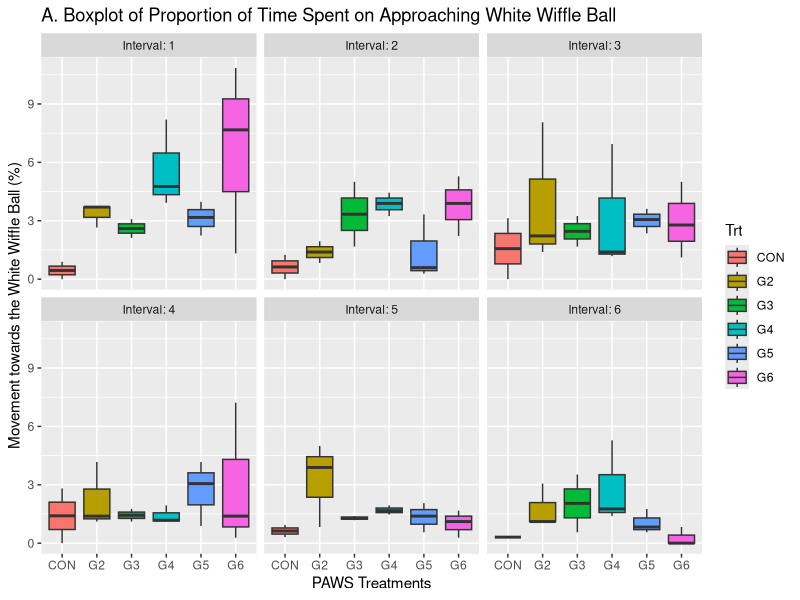
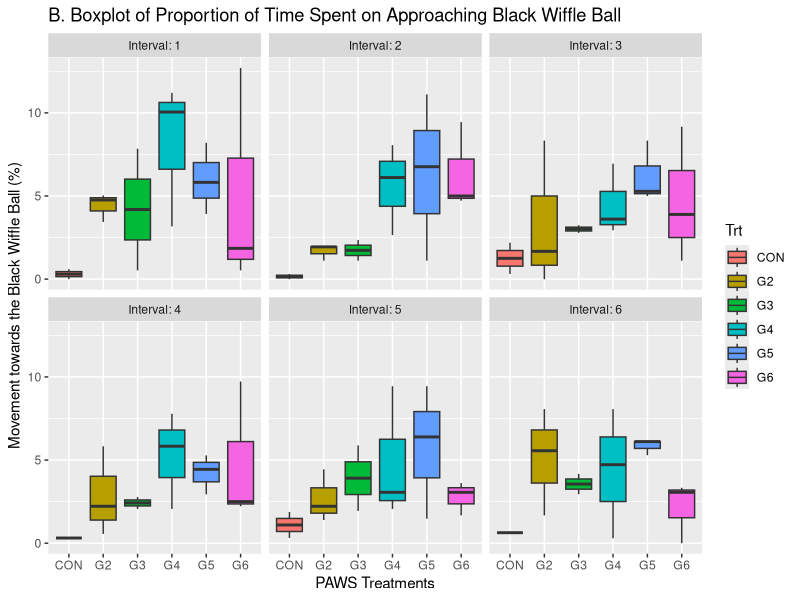
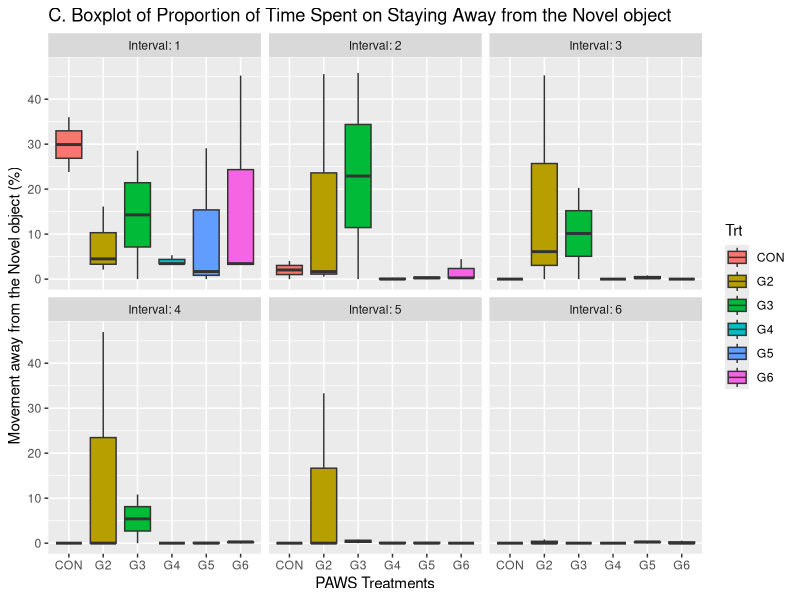
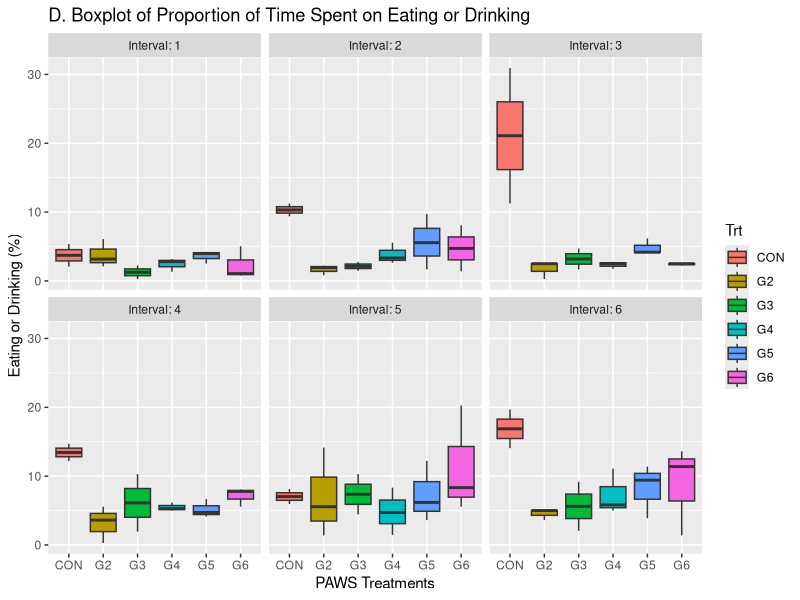
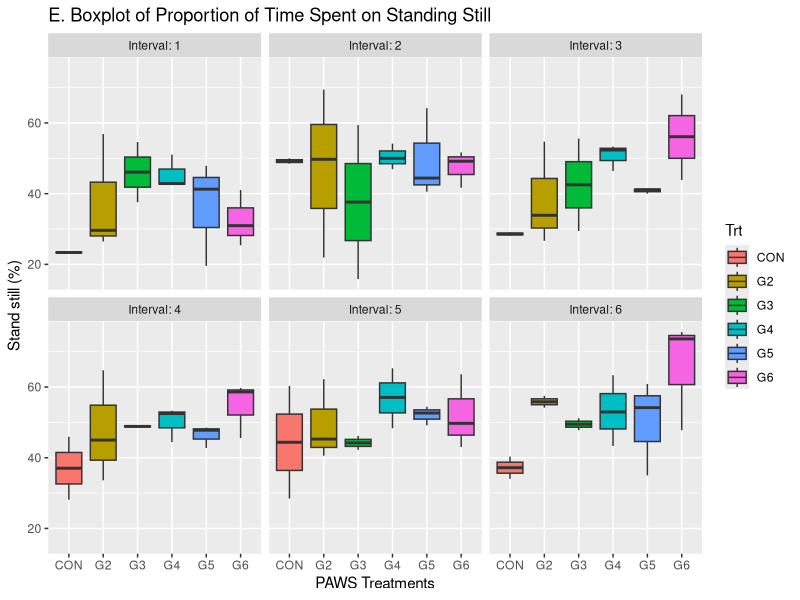
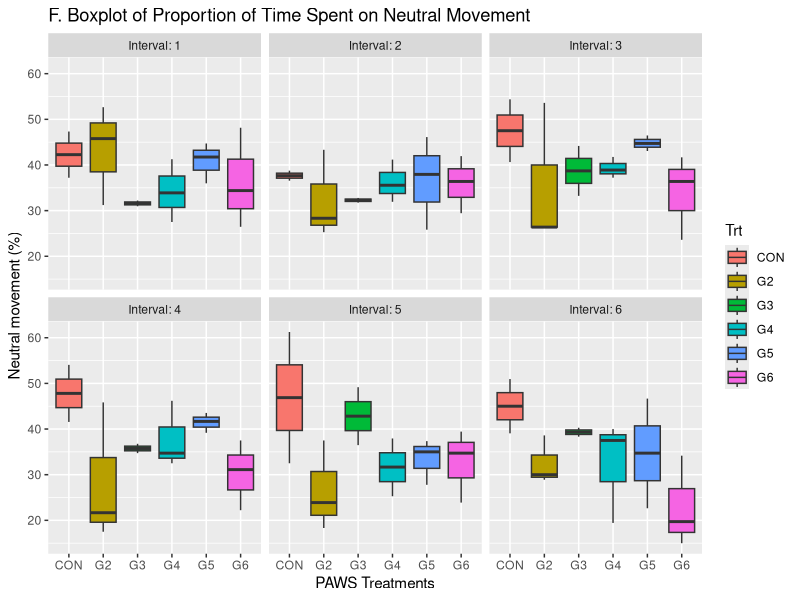
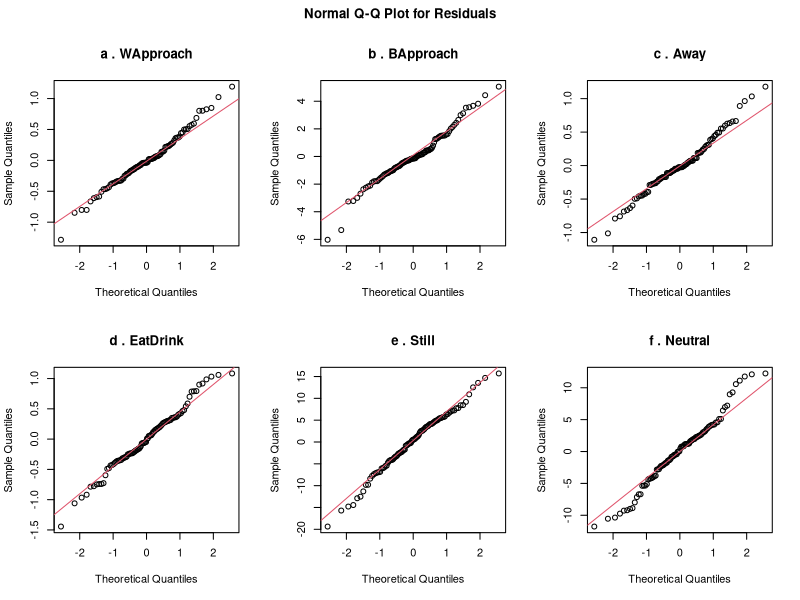
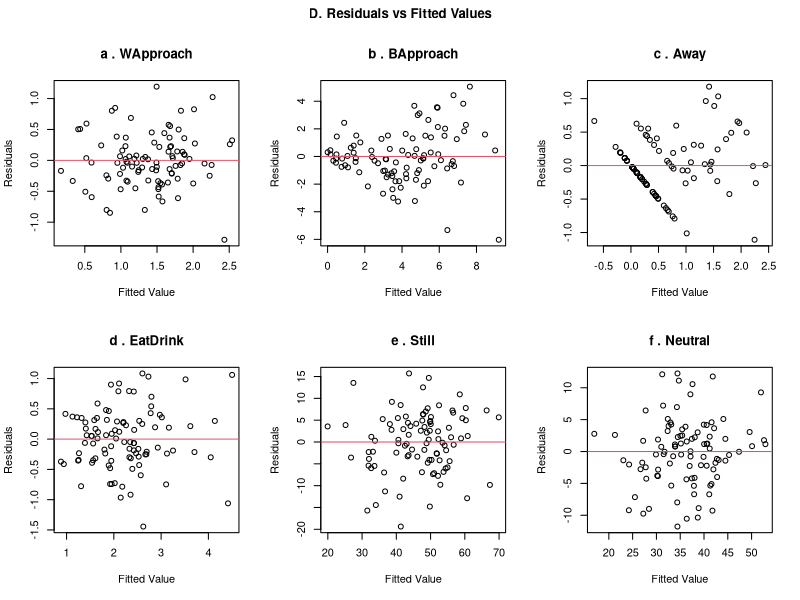

Source code (R) for these figures, in order:
## ---- chunk 1
setwd( "C:/Users/Di/Desktop/JOB/mixed model/data")
scan <- read.csv("scan sampling.csv", header = T)
scan[, c(2,7)] <- lapply(scan[, c(2,7)], as.factor)
scan <- scan[, c(2,3,7:13)]
## ---- chunk 2
sum(is.na(scan))
## ---- chunk 3
library(ggplot2)

# WApproach
#Boxplot of Proportion of Time Spent on Approaching White Wiffle Ball
p1 <- ggplot(scan, aes(fill = Trt, y = WApproach, x = Trt)) +
  geom_boxplot() +
  facet_wrap(~Interval, labeller = label_both) +
  #theme(axis.text.x = element_text(angle = 45, hjust = 1)) + #Italian type
  xlab("PAWS Treatments") + 
  ylab("Movement towards the White Wiffle Ball (%)") +
  ggtitle("A. Boxplot of Proportion of Time Spent on Approaching White Wiffle Ball")

#Boxplot of Proportion of Time Spent on Approaching Black Wiffle Ball
p2 <- ggplot(scan, aes(fill = Trt, y = BApproach, x = Trt)) +
  geom_boxplot() +
  facet_wrap(~Interval, labeller = label_both) +
  #theme(axis.text.x = element_text(angle = 45, hjust = 1)) + 
  xlab("PAWS Treatments") + 
  ylab("Movement towards the Black Wiffle Ball (%)") +
  ggtitle("B. Boxplot of Proportion of Time Spent on Approaching Black Wiffle Ball")

#Boxplot of Proportion of Time Spent on Staying Away from the Novel object
p3 <- ggplot(scan, aes(fill = Trt, y = Away, x = Trt)) +
  geom_boxplot() +
  facet_wrap(~Interval, labeller = label_both) +
  #theme(axis.text.x = element_text(angle = 45, hjust = 1)) + 
  xlab("PAWS Treatments") + 
  ylab("Movement away from the Novel object (%)") +
  ggtitle("C. Boxplot of Proportion of Time Spent on Staying Away from the Novel object")

#Boxplot of Proportion of Time Spent on Eating or Drinking
p4 <- ggplot(scan, aes(fill = Trt, y = EatDrink, x = Trt)) +
  geom_boxplot() +
  facet_wrap(~Interval, labeller = label_both) +
  #theme(axis.text.x = element_text(angle = 45, hjust = 1)) + 
  xlab("PAWS Treatments") + 
  ylab("Eating or Drinking (%)") +
  ggtitle("D. Boxplot of Proportion of Time Spent on Eating or Drinking")

#Boxplot of Proportion of Time Spent on Standing Still
p5 <- ggplot(scan, aes(fill = Trt, y = Still, x = Trt)) +
  geom_boxplot() +
  facet_wrap(~Interval, labeller = label_both) +
  #theme(axis.text.x = element_text(angle = 45, hjust = 1)) + 
  xlab("PAWS Treatments") + 
  ylab("Stand still (%)") +
  ggtitle("E. Boxplot of Proportion of Time Spent on Standing Still")

#Boxplot of Proportion of Time Spent on Neutral Movement
p6 <- ggplot(scan, aes(fill = Trt, y = Neutral, x = Trt)) +
  geom_boxplot() +
  facet_wrap(~Interval, labeller = label_both) +
  #theme(axis.text.x = element_text(angle = 45, hjust = 1)) + 
  xlab("PAWS Treatments") + 
  ylab("Neutral movement (%)") +
  ggtitle("F. Boxplot of Proportion of Time Spent on Neutral Movement")

p1
p2
p3
p4
p5
p6
## ---- chunk 4
#make model
#use scan sample variable
library(lme4)
f1 <- lmer(sqrt(WApproach) ~ Trt * Interval + (1|Tent), data = scan)
f2 <- lmer(BApproach ~ Trt * Interval + (1|Tent), data = scan) 
f3 <- lmer(Away^(1/4) ~ Trt * Interval + (1|Tent), data = scan) 
f4 <- lmer(sqrt(EatDrink) ~ Trt * Interval + (1|Tent), data = scan) 
f5 <- lmer(Still ~ Trt * Interval + (1|Tent), data = scan) 
f6 <- lmer(Neutral ~ Trt * Interval + (1|Tent), data = scan) 

f <- c(f1,f2,f3,f4,f5,f6)
variable <- c(names(scan)[4:9])
## ---- chunk 5
#normalility check

#shapiro.test
p.mix <- rep(0, 6)
for (i in 1:6) {
  p.mix[i] <- shapiro.test(resid(f[i][[1]]))$p.value
}
which(p.mix<0.05)
data.frame(variable, p.val = p.mix)
#p-value <= 0.05, reject the NULL hypothesis that the samples came from a Normal distribution.

#Q-Q plot
par(mfrow = c(2, 3), oma = c( 0, 0, 2, 0 ))
for (i in 1:6) {
  qqnorm(resid(f[i][[1]]), main = paste(letters[i], ".", variable[i]))
  qqline(resid(f[i][[1]]), col = 2)
}
title("Normal Q-Q Plot for Residuals", outer = TRUE) #overall title
## ---- chunk 6
#equal variance check

#residuals vs fitted values
par(mfrow = c(2, 3), oma = c( 0, 0, 2, 0 ))
for (i in 1:6) {
  plot(fitted(f[i][[1]]), resid(f[i][[1]]), 
       xlab = "Fitted Value", ylab = "Residuals",
       main = paste(letters[i], ".", variable[i]))
  abline(h = 0, col = 2)
}
title("D. Residuals vs Fitted Values", outer = TRUE) #overall title
## ---- chunk 7
library(emmeans)

compare.part <- NULL
compare.full <- NULL

for (i in 1:6) { 
  compare <- emmeans(f[i][[1]], dunnett~Trt|Interval)$contrasts
  if(sum(data.frame(compare)[,7] < 0.05) > 0) {
      which.sig <- which(data.frame(compare)[,7] < 0.05)
      compare.part <- cbind(Variable = variable[i], data.frame(compare)[which.sig, 1:3])
      compare.full <- rbind(compare.full, compare.part)
  }
}

compare.full 
